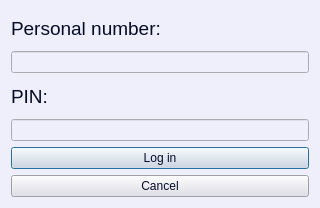
<?xml version="1.0" encoding="UTF-8"?>
<ui version="4.0">
 <class>Login</class>
 <widget class="QDialog" name="Login">
  <property name="geometry">
   <rect>
    <x>0</x>
    <y>0</y>
    <width>320</width>
    <height>208</height>
   </rect>
  </property>
  <property name="minimumSize">
   <size>
    <width>320</width>
    <height>208</height>
   </size>
  </property>
  <property name="windowTitle">
   <string>Dialog</string>
  </property>
  <property name="styleSheet">
   <string notr="true">background-color: rgb(239, 239, 251);</string>
  </property>
  <layout class="QVBoxLayout" name="verticalLayout">
   <item>
    <widget class="QLabel" name="PersonalNumber">
     <property name="font">
      <font>
       <family>Arial</family>
       <pointsize>14</pointsize>
       <weight>50</weight>
       <italic>false</italic>
       <bold>false</bold>
      </font>
     </property>
     <property name="styleSheet">
      <string notr="true">font: 14pt &quot;Arial&quot;;
color: rgb(5, 12, 40);</string>
     </property>
     <property name="text">
      <string>Personal number:</string>
     </property>
    </widget>
   </item>
   <item>
    <widget class="QLineEdit" name="number">
     <property name="styleSheet">
      <string notr="true">font: 14pt &quot;Arial&quot;;
color: rgb(5, 12, 40);</string>
     </property>
     <property name="maxLength">
      <number>10</number>
     </property>
     <property name="alignment">
      <set>Qt::AlignCenter</set>
     </property>
    </widget>
   </item>
   <item>
    <widget class="QLabel" name="PIN">
     <property name="font">
      <font>
       <family>Arial</family>
       <pointsize>14</pointsize>
       <weight>50</weight>
       <italic>false</italic>
       <bold>false</bold>
      </font>
     </property>
     <property name="styleSheet">
      <string notr="true">font: 14pt &quot;Arial&quot;;
color: rgb(5, 12, 40);</string>
     </property>
     <property name="text">
      <string>PIN:</string>
     </property>
    </widget>
   </item>
   <item>
    <widget class="QLineEdit" name="pin">
     <property name="styleSheet">
      <string notr="true">font: 14pt &quot;Arial&quot;;
color: rgb(5, 12, 40);</string>
     </property>
     <property name="maxLength">
      <number>4</number>
     </property>
     <property name="echoMode">
      <enum>QLineEdit::PasswordEchoOnEdit</enum>
     </property>
     <property name="alignment">
      <set>Qt::AlignCenter</set>
     </property>
    </widget>
   </item>
   <item>
    <widget class="QPushButton" name="logIn">
     <property name="enabled">
      <bool>true</bool>
     </property>
     <property name="autoFillBackground">
      <bool>false</bool>
     </property>
     <property name="styleSheet">
      <string notr="true">font: 14pt &quot;Arial&quot;;
background-color: rgb(221, 221, 232);
color: rgb(5, 12, 40);</string>
     </property>
     <property name="text">
      <string>Log in</string>
     </property>
    </widget>
   </item>
   <item>
    <widget class="QPushButton" name="cancel">
     <property name="autoFillBackground">
      <bool>false</bool>
     </property>
     <property name="styleSheet">
      <string notr="true">font: 14pt &quot;Arial&quot;;
background-color: rgb(221, 221, 232);
color: rgb(5, 12, 40);</string>
     </property>
     <property name="text">
      <string>Cancel</string>
     </property>
    </widget>
   </item>
  </layout>
 </widget>
 <resources/>
 <connections/>
</ui>
